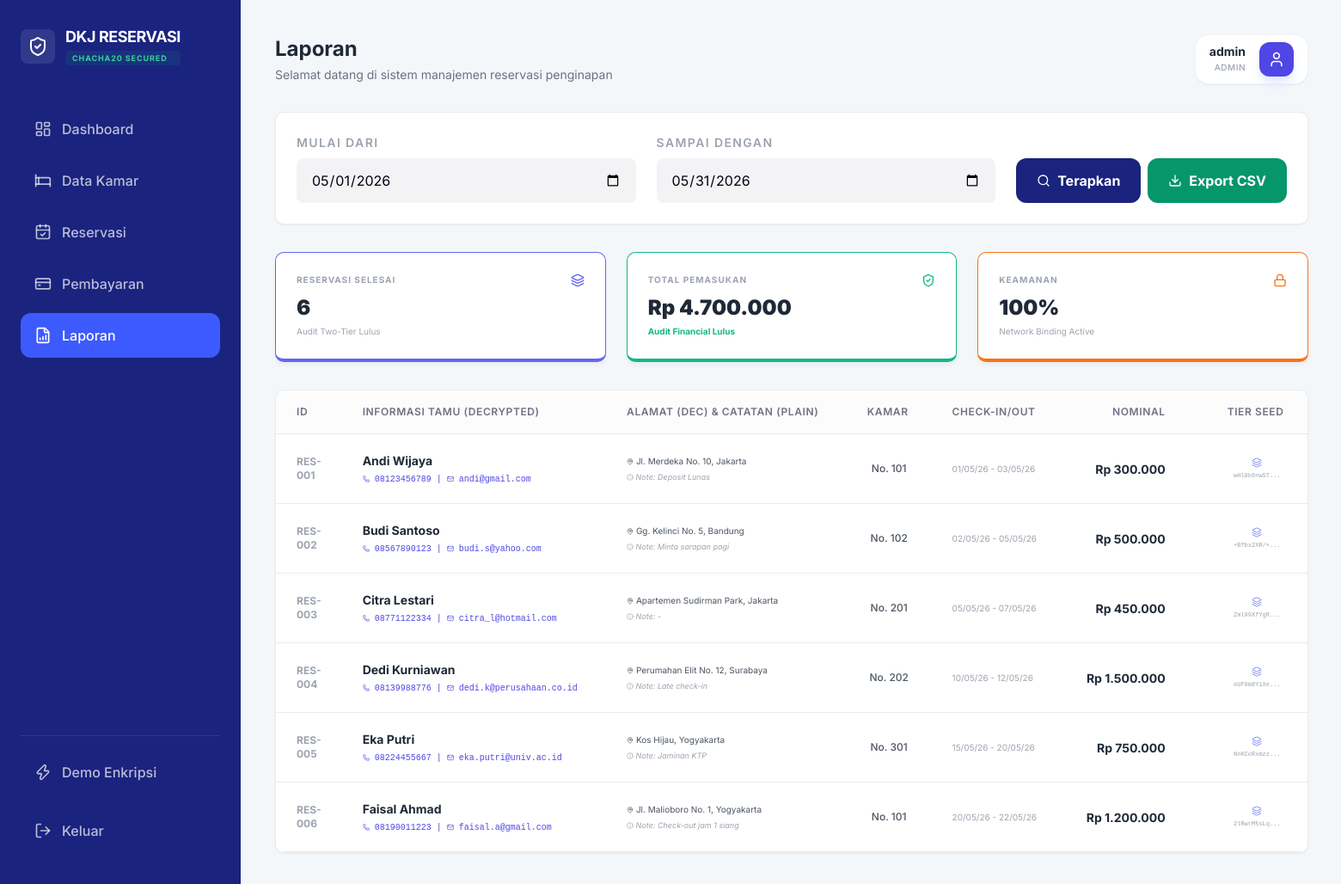
/dashboard.php?page=reports (signed in), run on the app's committed database.
### tables this page shows
CREATE TABLE payments (
        id INTEGER PRIMARY KEY AUTOINCREMENT,
        reservation_id INTEGER,
        amount TEXT,
        method TEXT,
        status TEXT DEFAULT 'unpaid',
        payment_date DATETIME,
        FOREIGN KEY(reservation_id) REFERENCES reservations(id)
    );

CREATE TABLE reservations (
        id INTEGER PRIMARY KEY AUTOINCREMENT,
        customer_name TEXT,
        phone TEXT,
        email TEXT,
        address TEXT,
        check_in DATE,
        check_out DATE,
        notes TEXT, -- ATURAN 2: Sekarang Plaintext
        room_id INTEGER,
        status TEXT DEFAULT 'pending',
        encrypted_ip_seed TEXT, -- ATURAN 1 & 2: IP Terbungkus Master Key
        FOREIGN KEY(room_id) REFERENCES rooms(id)
    );

CREATE TABLE rooms (
        id INTEGER PRIMARY KEY AUTOINCREMENT,
        room_number TEXT UNIQUE,
        type TEXT,
        price INTEGER,
        status TEXT DEFAULT 'available'
    );

### helpers/security_helper.php (called while the page is built, shortened)
<?php
class SecurityHelper {
    private static function getMasterKey() {
        return hash('sha256', MASTER_SECRET, true);
    }
    public static function getDataKey($ip_address) {
        return hash('sha256', $ip_address . MASTER_SECRET, true);
    }
    public static function decryptData($ciphertext, $ip_address) {
        $key = self::getDataKey($ip_address);
        return self::coreDecrypt($ciphertext, $key);
    }
    public static function decryptIP($encrypted_ip) {
        $key = self::getMasterKey();
        return self::coreDecrypt($encrypted_ip, $key);
    }
    private static function coreDecrypt($base64_data, $key) {
        $decoded = base64_decode($base64_data);
        if (function_exists('sodium_crypto_stream_chacha20_xor')) {
            $nonce_len = 8;
            if (strlen($decoded) < $nonce_len) return "";
            $nonce = substr($decoded, 0, $nonce_len);
            $ciphertext = substr($decoded, $nonce_len);
            return (string)sodium_crypto_stream_chacha20_xor($ciphertext, $nonce, $key);
        } else {
            $nonce_len = 16;
            $nonce = substr($decoded, 0, $nonce_len);
            $ciphertext = substr($decoded, $nonce_len);
            return (string)openssl_decrypt($ciphertext, 'chacha20', $key, OPENSSL_RAW_DATA, $nonce);
        }
    }
}
?>

### modules/reports.php (the view, shortened to what this page needs)
<?php
$start_date = $_GET['start'] ?? date('Y-m-01');
$end_date = $_GET['end'] ?? date('Y-m-t');
$stmt = $db->prepare("SELECT p.*, r.customer_name, r.phone, r.email, r.address, r.notes, r.check_in, r.check_out, r.encrypted_ip_seed, rm.room_number
                      FROM payments p
                      JOIN reservations r ON p.reservation_id = r.id
                      JOIN rooms rm ON r.room_id = rm.id
                      WHERE DATE(p.payment_date) BETWEEN ? AND ?");
$stmt->execute([$start_date, $end_date]);
$report_data = $stmt->fetchAll(PDO::FETCH_ASSOC);
$total_income = 0;
foreach ($report_data as $row) {
    $total_income += (float)$row['amount'];
}
?>
<div class="card mb-8 shadow-sm">
    <form method="GET" class="flex flex-wrap items-end gap-6">
        <div class="form-group flex-1 min-w-[180px]">
            <label class="text-[10px] text-gray-400 font-bold uppercase tracking-widest mb-2 block">Mulai Dari</label>
            <input type="date" name="start" value="<?= $start_date ?>" class="form-control">
        </div>
        <div class="form-group flex-1 min-w-[180px]">
            <label class="text-[10px] text-gray-400 font-bold uppercase tracking-widest mb-2 block">Sampai Dengan</label>
            <input type="date" name="end" value="<?= $end_date ?>" class="form-control">
        </div>
        <div class="flex gap-2">
            <button type="submit" class="py-3.5 px-6 bg-[#1a237e] text-white font-bold rounded-xl flex items-center gap-2 hover:bg-indigo-700 transition-all">
                <i data-lucide="search" class="w-4 h-4"></i> Terapkan
            </button>
            <a href="?page=reports&start=<?= $start_date ?>&end=<?= $end_date ?>&export=csv" class="py-3.5 px-6 bg-emerald-600 text-white font-bold rounded-xl flex items-center gap-2 hover:bg-emerald-700 transition-all">
                <i data-lucide="download" class="w-4 h-4"></i> Export CSV
            </a>
        </div>
    </form>
</div>
<div class="grid grid-cols-1 md:grid-cols-3 gap-6 mb-8">
    <div class="card border-b-4 border-indigo-500">
        <div class="flex justify-between items-start mb-2">
            <div class="text-[10px] font-bold text-gray-400 uppercase tracking-widest">Reservasi Selesai</div>
            <i data-lucide="layers" class="w-4 h-4 text-indigo-500"></i>
        </div>
        <div class="text-2xl font-black text-gray-800"><?= count($report_data) ?></div>
        <div class="text-[10px] text-gray-400 mt-1">Audit Two-Tier Lulus</div>
    </div>
    <div class="card border-b-4 border-emerald-500">
        <div class="flex justify-between items-start mb-2">
            <div class="text-[10px] font-bold text-gray-400 uppercase tracking-widest">Total Pemasukan</div>
            <i data-lucide="shield-check" class="w-4 h-4 text-emerald-500"></i>
        </div>
        <div class="text-2xl font-black text-gray-800">Rp <?= number_format($total_income, 0, ',', '.') ?></div>
        <div class="text-[10px] text-emerald-500 font-bold mt-1">Audit Financial Lulus</div>
    </div>
    <div class="card border-b-4 border-orange-500">
        <div class="flex justify-between items-start mb-2">
            <div class="text-[10px] font-bold text-gray-400 uppercase tracking-widest">Keamanan</div>
            <i data-lucide="lock" class="w-4 h-4 text-orange-500"></i>
        </div>
        <div class="text-2xl font-black text-gray-800">100%</div>
        <div class="text-[10px] text-gray-400 mt-1">Network Binding Active</div>
    </div>
</div>
<div class="card p-0 overflow-hidden shadow-sm">
    <div class="table-container border-none overflow-x-auto">
        <table class="min-w-[1200px]">
            <thead>
                <tr class="bg-gray-50">
                    <th class="w-16">ID</th>
                    <th>Informasi Tamu (Decrypted)</th>
                    <th>Alamat (Dec) & Catatan (Plain)</th>
                    <th>Kamar</th>
                    <th>Check-in/Out</th>
                    <th class="text-right pr-12">Nominal</th>
                    <th>Tier Seed</th>
                </tr>
            </thead>
            <tbody>
                <?php foreach ($report_data as $row): ?>
                <?php
                    $ip_historis = SecurityHelper::decryptIP($row['encrypted_ip_seed'] ?? '');
                    $phone_dec = SecurityHelper::decryptData($row['phone'] ?? '', $ip_historis);
                    $email_dec = SecurityHelper::decryptData($row['email'] ?? '', $ip_historis);
                    $address_dec = SecurityHelper::decryptData($row['address'] ?? '', $ip_historis);
                ?>
                <tr class="hover:bg-gray-50/50 transition-colors">
                    <td class="text-xs text-gray-400 font-bold">RES-<?= str_pad($row['reservation_id'], 3, '0', STR_PAD_LEFT) ?></td>
                    <td>
                        <div class="font-bold text-gray-800"><?= htmlspecialchars($row['customer_name'] ?? '') ?></div>
                        <div class="text-[10px] text-indigo-600 font-mono mt-1">
                            <i data-lucide="phone" class="w-2 h-2 inline"></i> <?= $phone_dec ?> |
                            <i data-lucide="mail" class="w-2 h-2 inline"></i> <?= $email_dec ?>
                        </div>
                    </td>
                    <td>
                        <div class="text-[10px] text-gray-600 line-clamp-1" title="<?= $address_dec ?>">
                            <i data-lucide="map-pin" class="w-2 h-2 inline"></i> <?= $address_dec ?>
                        </div>
                        <div class="text-[9px] text-gray-400 mt-1 italic">
                            <i data-lucide="info" class="w-2 h-2 inline"></i> Note: <?= $row['notes'] ?>
                        </div>
                    </td>
                    <td class="text-gray-600 font-medium text-xs text-center">No. <?= $row['room_number'] ?></td>
                    <td class="text-gray-400 text-[10px]">
                        <?= date('d/m/y', strtotime($row['check_in'])) ?> - <?= date('d/m/y', strtotime($row['check_out'])) ?>
                    </td>
                    <td class="font-bold text-gray-800 text-right pr-12">
                        Rp <?= number_format((float)$row['amount'], 0, ',', '.') ?>
                    </td>
                    <td>
                        <div class="flex flex-col items-center">
                            <i data-lucide="layers" class="w-3 h-3 text-indigo-400 mb-1"></i>
                            <span class="text-[7px] text-gray-400 font-mono"><?= substr($row['encrypted_ip_seed'] ?? '', 0, 10) ?>...</span>
                        </div>
                    </td>
                </tr>
                <?php endforeach; ?>
            </tbody>
        </table>
    </div>
</div>

### assets/css/style.css (style rules this page uses)
:root { --font-size: 16px; --background: #ffffff; --foreground: #030213; --card: #ffffff; --card-foreground: #030213; --primary: #030213; --primary-foreground: #ffffff; --secondary: #f8f9fa; --secondary-foreground: #030213; --muted: #ececf0; --muted-foreground: #717182; --accent: #e9ebef; --accent-foreground: #030213; --destructive: #d4183d; --border: rgba(0, 0, 0, 0.08); --input-background: #f3f3f5; --radius: 0.625rem; --blue-soft: #3b82f6; --green-soft: #10b981; --purple-soft: #8b5cf6; --orange-soft: #f59e0b; }
* { margin: 0; padding: 0; box-sizing: border-box; font-family: 'Inter', sans-serif; }
body { background-color: #f4f7fa; color: var(--foreground); font-size: var(--font-size); }
.card { background: var(--card); border-radius: var(--radius); padding: 1.5rem; border: 1px solid var(--border); box-shadow: 0 4px 6px -1px rgba(0, 0, 0, 0.05); }
.table-container { background: white; border-radius: var(--radius); overflow: hidden; border: 1px solid var(--border); }
table { width: 100%; border-collapse: collapse; }
th { background: #fcfcfd; padding: 1rem 1.5rem; text-align: left; font-size: 0.75rem; font-weight: 600; color: var(--muted-foreground); text-transform: uppercase; letter-spacing: 0.05em; border-bottom: 1px solid var(--border); }
td { padding: 1.25rem 1.5rem; border-bottom: 1px solid var(--border); font-size: 0.875rem; }
.form-group label { display: block; font-weight: 600; font-size: 0.875rem; margin-bottom: 0.5rem; }
.form-control { width: 100%; padding: 0.75rem 1rem; background: var(--input-background); border: 1px solid transparent; border-radius: 0.5rem; outline: none; transition: all 0.2s; }

### data on the page
payments: reservation "001", reservation.customer_name "Andi Wijaya", reservation.encrypted_ip_seed "08123456789", reservation.encrypted_ip_seed "andi@gmail.com", reservation.encrypted_ip_seed "Jl. Merdeka No. 10, Jakarta", reservation.notes "Deposit Lunas", rooms.room_number "101", reservation.check_in "01/05/26", reservation.check_out "03/05/26", amount "300.000", reservation.encrypted_ip_seed "wHl8b6nwST"
payments: reservation "002", reservation.customer_name "Budi Santoso", reservation.encrypted_ip_seed "08567890123", reservation.encrypted_ip_seed "budi.s@yahoo.com", reservation.encrypted_ip_seed "Gg. Kelinci No. 5, Bandung", reservation.notes "Minta sarapan pagi", rooms.room_number "102", reservation.check_in "02/05/26", reservation.check_out "05/05/26", amount "500.000", reservation.encrypted_ip_seed "+Bfbx2XR/+"
payments: reservation "003", reservation.customer_name "Citra Lestari", reservation.encrypted_ip_seed "08771122334", reservation.encrypted_ip_seed "citra_l@hotmail.com", reservation.encrypted_ip_seed "Apartemen Sudirman Park, Jakarta", reservation.notes "-", rooms.room_number "201", reservation.check_in "05/05/26", reservation.check_out "07/05/26", amount "450.000", reservation.encrypted_ip_seed "Zml99XfYgR"
payments: reservation "004", reservation.customer_name "Dedi Kurniawan", reservation.encrypted_ip_seed "08139988776", reservation.encrypted_ip_seed "dedi.k@perusahaan.co.id", reservation.encrypted_ip_seed "Perumahan Elit No. 12, Surabaya", reservation.notes "Late check-in", rooms.room_number "202", reservation.check_in "10/05/26", reservation.check_out "12/05/26", amount "1.500.000", reservation.encrypted_ip_seed "oUF9m8YiXe"
payments: reservation "005", reservation.customer_name "Eka Putri", reservation.encrypted_ip_seed "08224455667", reservation.encrypted_ip_seed "eka.putri@univ.ac.id", reservation.encrypted_ip_seed "Kos Hijau, Yogyakarta", reservation.notes "Jaminan KTP", rooms.room_number "301", reservation.check_in "15/05/26", reservation.check_out "20/05/26", amount "750.000", reservation.encrypted_ip_seed "NnKCoRxmzz"
payments: reservation "006", reservation.customer_name "Faisal Ahmad", reservation.encrypted_ip_seed "08190011223", reservation.encrypted_ip_seed "faisal.a@gmail.com", reservation.encrypted_ip_seed "Jl. Malioboro No. 1, Yogyakarta", reservation.notes "Check-out jam 1 siang", rooms.room_number "101", reservation.check_in "20/05/26", reservation.check_out "22/05/26", amount "1.200.000", reservation.encrypted_ip_seed "2lRwrM5sLq"

### other printed values
$titles[$page] "Laporan"
$_SESSION['username'] "admin"
$_SESSION['role'] "ADMIN"
count($report_data) "6"
$total_income "4.700.000"
